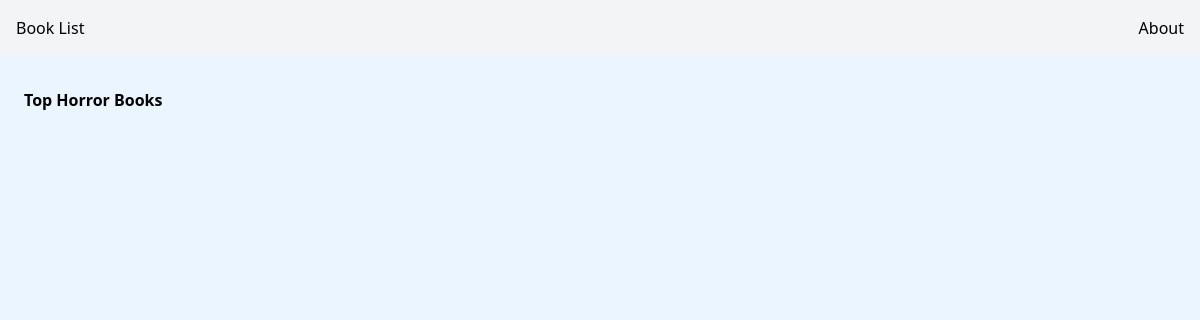
Before: / with the older database file.
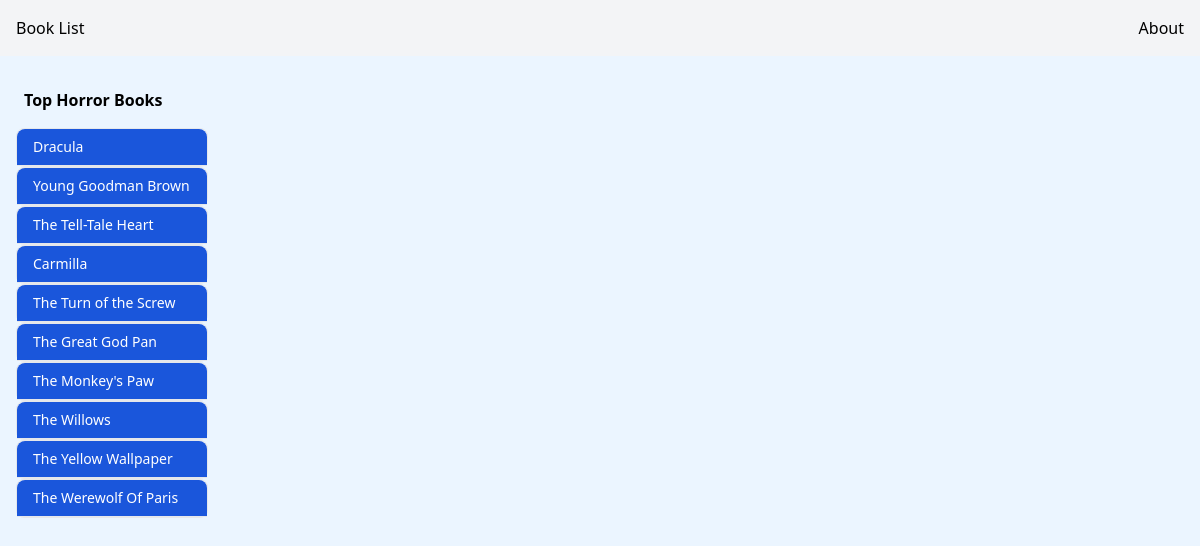
After: the same page with the newer database file.
### books/models.py (models this page shows, shortened)
class Book(models.Model):
    name = models.CharField (max_length = 64)
    purchaser = models.ForeignKey(get_user_model(), on_delete=models.CASCADE)
    description = models.TextField(max_length=255)
    image_url = models.URLField(default='none')

### books/views.py (the view)
# urls.py: path('', BookListView.as_view(), name= 'book_list'),
class BookListView(ListView):
    template_name = "book_list.html"
    model = Book
    context_object_name = "books"

### templates/book_list.html
{%  extends 'base.html' %}
{% block content %}
    {% for book in books %}
        <div class="w-48 text-sm font-medium text-gray-900 bg-white border border-gray-200 rounded-lg dark:bg-gray-700 dark:border-gray-600 dark:text-white">
    <a href="{% url 'book_detail' book.pk %}" aria-current="true" class="block w-full px-4 py-2 text-white bg-blue-700 border-b border-gray-200 rounded-t-lg cursor-pointer dark:bg-gray-800 dark:border-gray-600">
        {{ book.name }}
    </a>
        </div>
    {% endfor %}
{% endblock content %}

### templates/base.html (shortened to what this page needs)
{% load compress %}
{% load static %}
<!doctype html>
<html lang="en">
<head>
    {% compress css %}
    <link rel="stylesheet" href="{% static 'src/output.css' %}">
    {% endcompress %}
</head>
<body class="bg-blue-50">
    <nav class="bg-gray-100 border-gray-200 dark:bg-gray-900">
        <div class="flex flex-wrap items-center justify-between max-w-screen-xl mx-auto p-4">
    <a href="{% url 'book_list' %}">Book List</a>
    <a href="{% url 'about' %}">About</a>
        </div>
    </nav>
    <div class="container mx-auto mt-8 ml-4">
    <h1 class="font-bold container mx-auto mt-4 mb-4 ml-2">Top Horror Books</h1>
{% block content %}
{% endblock content %}
</div>
</body>
</html>

Changed rows visible on the page:
added Book: name "Dracula"
added Book: name "Young Goodman Brown"
added Book: name "The Tell-Tale Heart"
added Book: name "Carmilla"
added Book: name "The Turn of the Screw"
added Book: name "The Great God Pan"
added Book: name "The Monkey's Paw"
added Book: name "The Willows"
added Book: name "The Yellow Wallpaper"
added Book: name "The Werewolf Of Paris"
